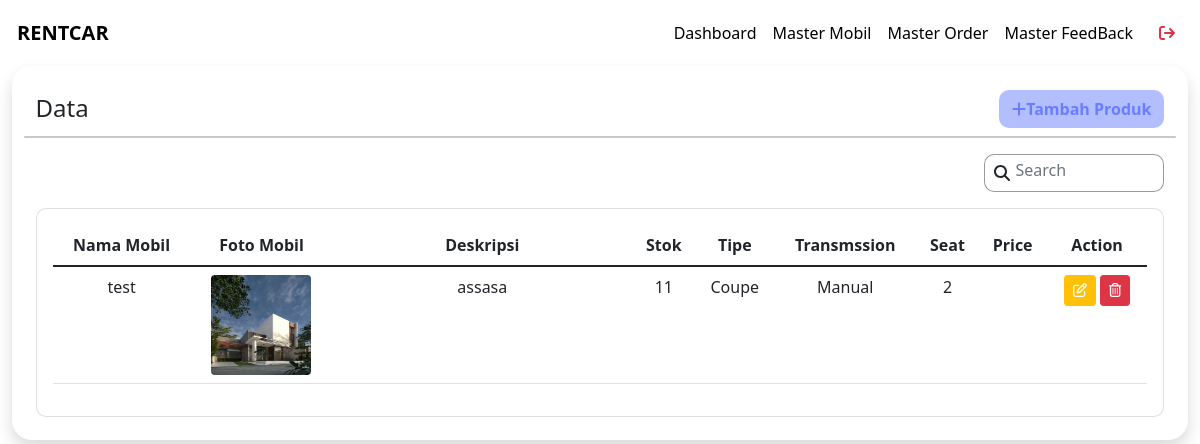
Before: /mobil/master-mobil/ (signed in) with the older database file.
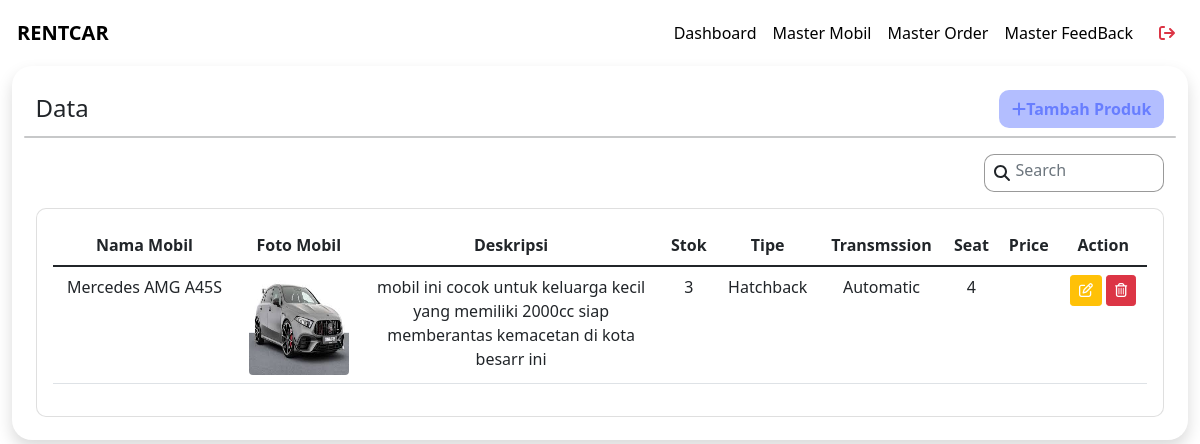
After: the same page with the newer database file.
### mobil/models.py (models this page shows, shortened)
class Mobils(models.Model):
    TRANSMISSION = [
        ('Manual', 'Manual'),
        ('Automatic', 'Automatic'),
    ]
    TYPE_CAR = [
        ('Convertible','Convertible'),
        ('Coupe','Coupe'),
        ('Sedan','Sedan'),
        ('Hatchback','Hatchback'),
        ('SUV','SUV'),
        ('MPV','MPV'),
    ]
    name = models.CharField(max_length=100)
    stock = models.PositiveIntegerField()
    image1 = models.ImageField(upload_to="images/")
    image2 = models.ImageField(upload_to="images/")
    image3 = models.ImageField(upload_to="images/")
    pricePerDay = models.IntegerField()
    transmission = models.CharField(max_length=10, choices=TRANSMISSION)
    typeCar = models.CharField(max_length=20, choices=TYPE_CAR)
    description = models.CharField(max_length=150)
    seat = models.CharField(max_length=10)
    created_at = models.DateTimeField(auto_now_add=True)
    updated_at = models.DateTimeField(auto_now=True)

### mobil/views.py (the view)
# urls.py: path('master-mobil/', views.masterMobil, name="masterMobil"),
def masterMobil(request):
    current_user = request.user
    if not request.user.is_superuser:
        return redirect("user:loginAdmin")
    search_query = request.GET.get('search', '')
    mobils = Mobils.objects.all().order_by('-updated_at')
    if search_query:
        mobils = mobils.filter(name__icontains=search_query)
    for mobil in mobils:
        mobil.pricePerDay = currency(mobil.pricePerDay)
    context = {
        'mobils': mobils,
        'search_query': search_query,
    }
    return render(request, './admin/manageCar.html', context)

### utils/currency.py (called while the page is built)
def currency(amount):
    try:
        amount = Decimal(amount)
        return format_currency(amount, 'IDR', locale='id_ID')
    except (InvalidOperation, TypeError, ValueError):
        return "Invalid amount"

### templates/admin/manageCar.html (shortened to what the changed rows need)
{% extends '../base.html' %}
{% load static %}
{% block headers %}
<link href="{% static 'css/admin/manageCar.css' %}" rel="stylesheet" type="text/css">
<link rel="stylesheet" href="https://cdnjs.cloudflare.com/ajax/libs/font-awesome/6.0.0-beta3/css/all.min.css">
{% endblock headers %}
{% block contents %}
<div class="wrapper">
    <div class="tabel shadow">
        <div class="row">
            <div class="col-12 col-xl-12 mb-4 mb-lg-0">
                <div class="card">
                    <div class="card-body">
                        <div class="table-responsive">
                            <table class="table">
                                <thead>
                                    <tr>
                                        <th class=" text-center">Nama Mobil</th>
                                        <th class=" text-center">Foto Mobil</th>
                                        <th class=" text-center">Deskripsi</th>
                                        <th class=" text-center">Stok</th>
                                        <th class=" text-center">Tipe</th>
                                        <th class=" text-center">Transmssion</th>
                                        <th class=" text-center">Seat</th>
                                        <th class=" text-center">Price</th>
                                        <th class=" text-center">Action</th>
                                    </tr>
                                </thead>
                                <tbody>
                                    {% if mobils %}
                                    {% for mobil in mobils %}
                                    <tr>
                                        <td class="text-center">{{mobil.name}}</td>
                                        <td class="text-center"><img class="rounded" src="{{ mobil.image1.url }}" alt="Product Image" style="width: 100px; height: 100px"></td>
                                        <td class="text-center" style="width:300px">{{mobil.description}}</td>
                                        <td class="text-center">{{mobil.stock}}</td>
                                        <td class="text-center">{{mobil.typeCar}}</td>
                                        <td class="text-center">{{mobil.transmission}}</td>
                                        <td class="text-center">{{mobil.seat}}</td>
                                        <td class="text-center">{{mobil.pricePerDay}}</td>
                                        <td class="text-center">
                                            <a type="button" class="btn btn-warning btn-sm shadow-none" data-bs-toggle="modal" data-bs-target="#updateMobilModal{{ mobil.id }}"><i class="fa-regular fa-pen-to-square text-white"></i></a>
                                            <a type="button" class="btn btn-danger btn-sm ml-2 shadow-none" data-bs-toggle="modal" data-bs-target="#deleteMobilModal{{ mobil.id }}"><i class="fa-regular fa-trash-can"></i></a>
                                        </td>
                                    </tr>
                                    {% endfor %}
                                    {% else %}
                                    <tr>
                                        <td class="text-center" colspan="9">tidak ditemukan</td>
                                    </tr>
                                    {% endif %}
                                </tbody>
                            </table>
                        </div>
                    </div>
                </div>
            </div>
        </div>
    </div>
</div>
{% endblock contents %}

Changed rows visible on the page:
removed Mobils: name "test", image1 (picture), description "assasa", stock "11", typeCar "Coupe", transmission "Manual", seat "2"
added Mobils: name "Mercedes AMG A45S", image1 (picture), description "mobil ini cocok untuk keluarga kecil yang memiliki 2000cc siap memberantas kemacetan di kota besarr ini", stock "3", typeCar "Hatchback", transmission "Automatic", seat "4"
